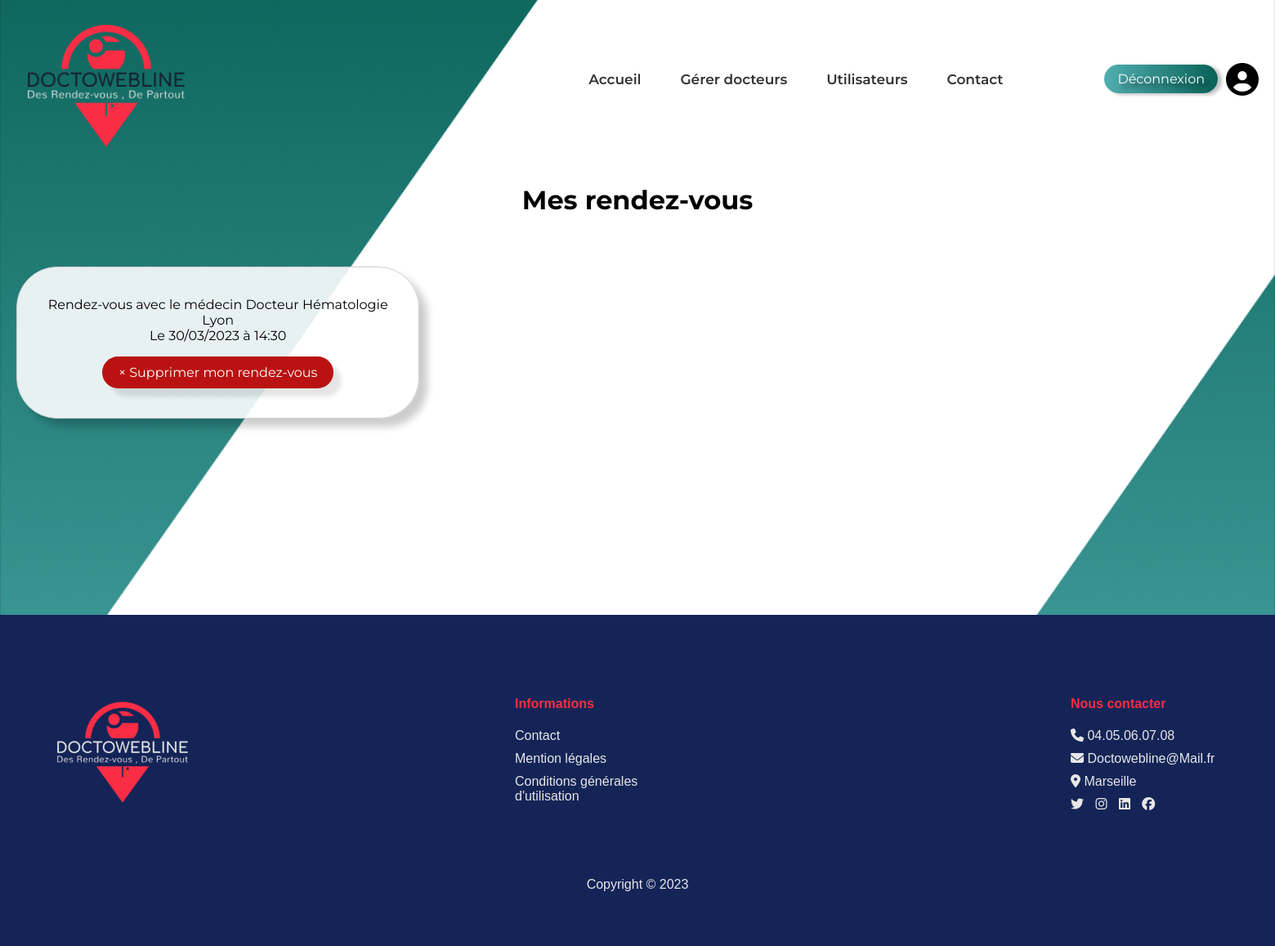
/mesrdv.php (signed in), run on the app's committed database.
### tables this page shows
CREATE TABLE `rendez_vous` (
  `id` int NOT NULL,
  `heure` time NOT NULL,
  `date` date NOT NULL,
  `utilisateur_id` int NOT NULL,
  `medecin_id` int DEFAULT NULL
);

CREATE TABLE `medecins` (
  `id` int NOT NULL,
  `nom` varchar(50) NOT NULL,
  `email` varchar(100) NOT NULL,
  `specialite_id` int NOT NULL,
  `ville_id` int NOT NULL
);

### mesrdv.php (called while the page is built, shortened)
<?php
$utilisateur_id = $_SESSION['user_id'];
require 'fonction.php';
$pdo = getPdoConnection();
$pdo->setAttribute(PDO::ATTR_EMULATE_PREPARES, false);
$rdvs = getRendezVousUtilisateur($pdo, $utilisateur_id);
include 'templates/base.phtml';

### fonction.php (called while the page is built, shortened)
<?php
function getRendezVousUtilisateur($pdo, $utilisateur_id) {
    $sql = "SELECT rendez_vous.id, rendez_vous.heure, rendez_vous.date, medecins.nom AS nom_medecin
            FROM rendez_vous
            JOIN medecins ON rendez_vous.medecin_id = medecins.id
            WHERE rendez_vous.utilisateur_id = ?";
    $stmt = $pdo->prepare($sql);
    $stmt->execute([$utilisateur_id]);
    $resultats = $stmt->fetchAll(PDO::FETCH_ASSOC);
    return $resultats;
}

### templates/mesrdv.phtml (the view, shortened to what this page needs)
<div class ="TitreRDV">
    <h1>Mes rendez-vous</h1>
</div>
<section class ="LesRDV">
        <?php foreach ($rdvs as $rdv) { ?>
            <div class="Rdv">
            <p>
                Rendez-vous avec le médecin <?= $rdv['nom_medecin'] ?> <br>
                Le <?= date('d/m/Y', strtotime($rdv['date'])) ?> à <?= date('H:i', strtotime($rdv['heure'])) ?>
                <form method="post" action="rdvsupp.php">
                    <button class="supprimer-rdv" type="submit">&times; Supprimer mon rendez-vous</button>
                </form>
            </p>
            </div>
        <?php } ?>
</section>

### css/style.css (style rules this page uses)
body { box-sizing: border-box; margin: 0; padding: 0; font-family: 'Montserrat', sans-serif; overflow-x: hidden!important; }
.TitreRDV { display: flex; justify-content: center; margin-top: 10px; }
.LesRDV { display: grid; grid-template-columns: repeat(3, 1fr); grid-gap: 20px; padding: 20px; margin-bottom: 200px; }
.Rdv { text-align: center; background-color: #ffffffe3; border: 1px solid #ccc; padding: 20px; margin: 20px 0; box-shadow: 10px 10px 10px rgba(0, 0, 0, 0.2); border-radius: 50px; -webkit-border-radius: 50px; -moz-border-radius: 50px; -ms-border-radius: 50px; -o-border-radius: 50px; }
.supprimer-rdv { background-color: #ba1212; color: white; border: none; padding: 10px 20px; border-radius: 20px; cursor: pointer; transition: background-color 0.3s ease; box-shadow: 10px 10px 5px rgba(0, 0, 0, 0.1); font-family: 'Montserrat'; font-size: 16px; text-decoration: none; }

### data on the page
rendez_vous: medecin.nom "Docteur Hématologie Lyon", date "30/03/2023", heure "14:30"
